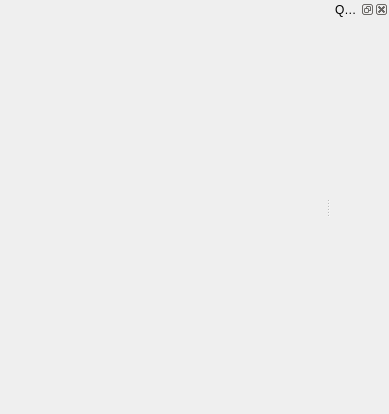
<?xml version="1.0" encoding="UTF-8"?>
<ui version="4.0">
 <class>MainWindow</class>
 <widget class="QMainWindow" name="MainWindow">
  <property name="geometry">
   <rect>
    <x>0</x>
    <y>0</y>
    <width>389</width>
    <height>414</height>
   </rect>
  </property>
  <property name="sizePolicy">
   <sizepolicy hsizetype="Minimum" vsizetype="Minimum">
    <horstretch>0</horstretch>
    <verstretch>0</verstretch>
   </sizepolicy>
  </property>
  <property name="windowTitle">
   <string>QXpathEditor</string>
  </property>
  <property name="windowIcon">
   <iconset resource="qxpatheditor.qrc">
    <normaloff>:/icons/share/qxpatheditor.png</normaloff>:/icons/share/qxpatheditor.png</iconset>
  </property>
  <widget class="QWidget" name="centralwidget">
   <layout class="QGridLayout" name="gridLayout">
    <item row="0" column="0">
     <widget class="XPathEditorWidget" name="editor" native="true"/>
    </item>
   </layout>
  </widget>
  <widget class="QMenuBar" name="menubar">
   <property name="geometry">
    <rect>
     <x>0</x>
     <y>0</y>
     <width>389</width>
     <height>20</height>
    </rect>
   </property>
  </widget>
  <widget class="QDockWidget" name="dockWidget">
   <property name="windowTitle">
    <string>Quick reference</string>
   </property>
   <attribute name="dockWidgetArea">
    <number>2</number>
   </attribute>
   <widget class="QWidget" name="dockWidgetContents">
    <layout class="QGridLayout" name="gridLayout_2">
     <item row="0" column="0">
      <widget class="QuickRefWidget" name="quickRef" native="true"/>
     </item>
    </layout>
   </widget>
  </widget>
 </widget>
 <customwidgets>
  <customwidget>
   <class>XPathEditorWidget</class>
   <extends>QWidget</extends>
   <header>qxpatheditor.api</header>
   <container>1</container>
  </customwidget>
  <customwidget>
   <class>QuickRefWidget</class>
   <extends>QWidget</extends>
   <header>qxpatheditor.api</header>
   <container>1</container>
  </customwidget>
 </customwidgets>
 <resources>
  <include location="qxpatheditor.qrc"/>
 </resources>
 <connections/>
</ui>
